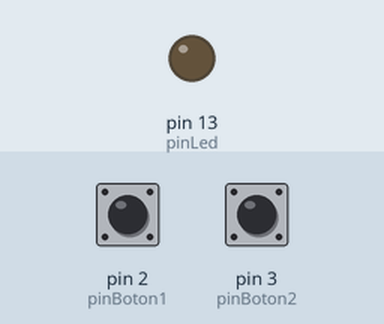
This sketch was run on a simulated Arduino Uno, built with avr-gcc and run on an emulated ATmega328P. Parts: output pins drawn as LEDs (lit = HIGH). The inputs (shaded band) are chosen by the test bench; at power-on: pin 2 (pinBoton1) HIGH, pin 3 (pinBoton2) HIGH.

Above: at 1.2 s.
1.3 s: pin 2 (pinBoton1) pulled LOW for 0.15 s
At 1.37 s:
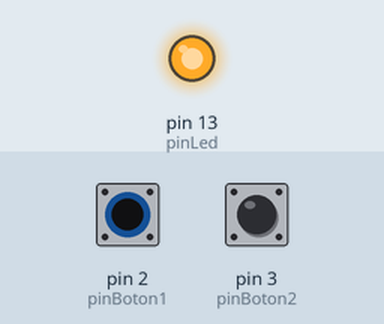
2.9 s: pin 2 (pinBoton1) pulled LOW for 3.2 s
At 6.5 s:
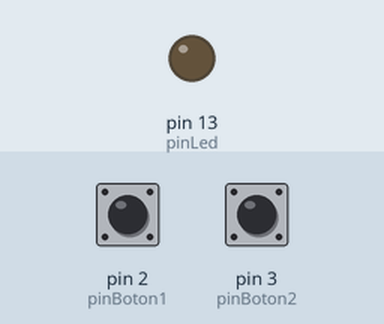
7.6 s: pin 3 (pinBoton2) pulled LOW for 3.2 s
At 8.9 s:
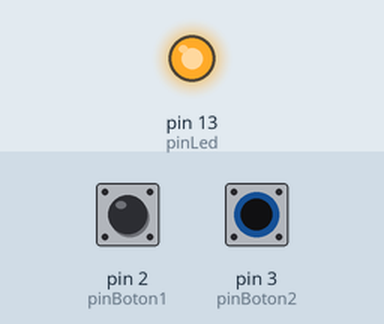
Timing chart, 0 to 12.3 s (numbered marks = the images above; inputs shaded):
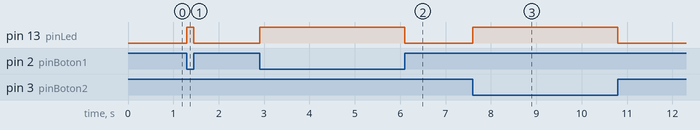

Measured:
- after the input at 1.3 s, pin 13 (pinLed): LOW → HIGH at once, → LOW 0.15 s later
- after the input at 2.9 s, pin 13 (pinLed): LOW → HIGH at once, → LOW 3.2 s later
- after the input at 7.6 s, pin 13 (pinLed): LOW → HIGH at once, → LOW 3.2 s later

The sketch:

Circuito_03.ino
```cpp
/*
  CIRCUITO 03 - Compuertas lógicas con botones.
  Para armar este circuito necesitaras:
  -1 Tarjeta Arduino
  -1 Breadboard
  -1 cable USB
  -4 cables de prototipados
  -1 LED
  -2 botones
  -1 resistencia de 330 Ohms
  -2 resistencia de 1k Ohms

  Aca vamos acerca de las compuertas logicas y comparadores por
  medio de la implementación de botones.
*/
//Los siguientes pines se manejan como constantes. La ventaja
//de las constantes es que sus valores no se pueden modificar
//accidentalmente.
const int pinBoton1 = 2;
const int pinBoton2 = 3;
const int pinLed =  13;

void setup() {
  //Los pines de los botones se configuran como entradas
  pinMode(pinBoton1, INPUT);
  pinMode(pinBoton2, INPUT);

  //El pin del LED se configura como salida
  pinMode(pinLed, OUTPUT);
}

void loop() {
  //Estas variables guardan el estado de cada boton
  int estadoBoton1, estadoBoton2;

  //Se lee el estado de cada boton y se guardan en las variables
  estadoBoton1 = digitalRead(pinBoton1);
  estadoBoton2 = digitalRead(pinBoton2);

  //A continuacion se verifican las condiciones necesarias para
  //encender el LED si y solo si se presiona exactamente un
  //boton a la vez. Esto se conoce como operacion OR exclusiva
  //(abreviado XOR).
  //  a xor b = (a or b) and not (a and b)
  //Que significa "presionar el boton a o b, pero no ambos a
  //la vez". Recuerdese que los botones se conectan a tierra,
  //asi que se consideran activos si estan en nivel BAJO.
  if (((estadoBoton1 == LOW) || (estadoBoton2 == LOW))
      && !
      ((estadoBoton1 == LOW) && (estadoBoton2 == LOW)))
  {
    digitalWrite(pinLed, HIGH);  //Enciende el LED
  }
  else {
    digitalWrite(pinLed, LOW);   //Apaga el LED
  }
}
/*
   Código realizado por Joksan Alvarado en colaboración con
   Karla Hernandez para el proyecto de educación en tecnologias
   Microcode impartido desde el LabCT, en El Salvador.

   Este material se encuentra bajo licencia Creative Commons 4.0
   CC-BY-SA y GNU General public license 3.0
*/
```
